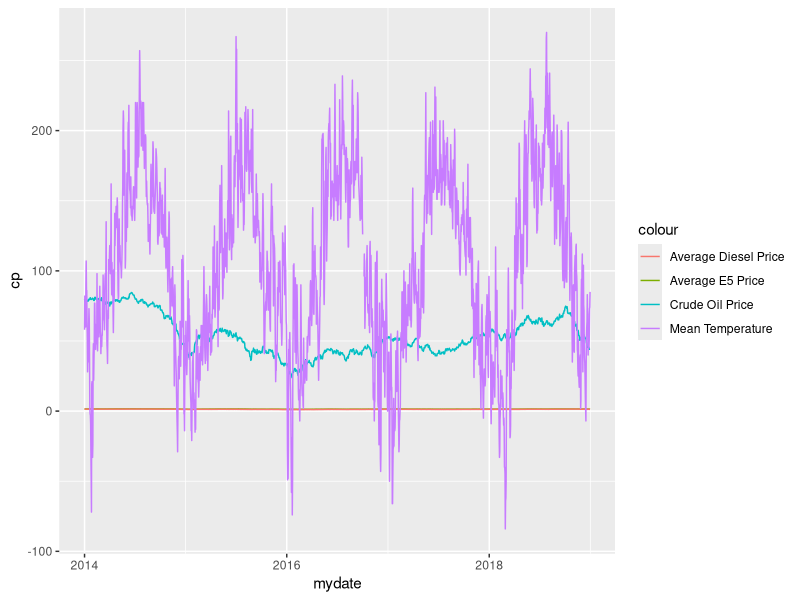
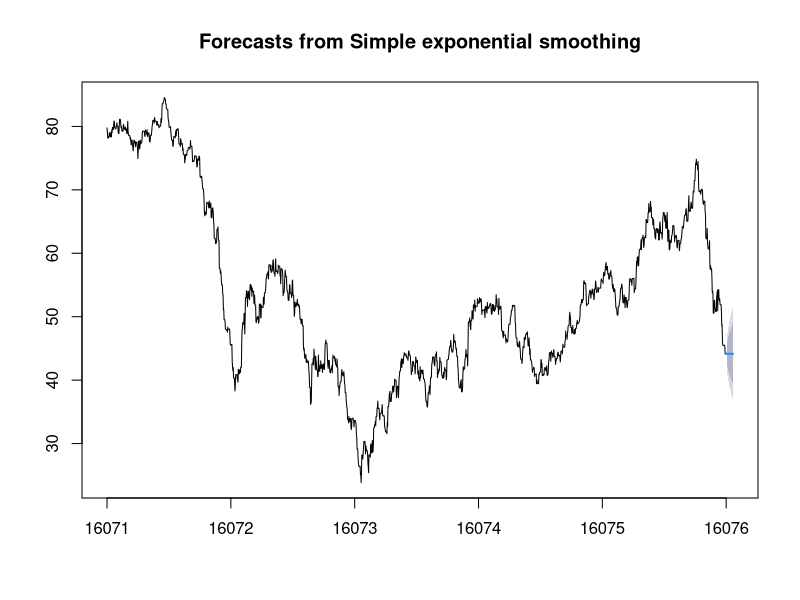

The R script that drew these images, in order: (Note: this script raises an error after producing the figures.)
# Omer Furkan Coban
# Forecasting Methods - Problem Set 4
# Gas Station Dataset
# WiSe 23/24

# Library Imports ----
library(ggplot2)
library(forecast)

# 1. Create a R script file and import the Station data. ----

gas_station <- read.csv("Datasets/station5108.csv")

# 2. Create  a  time  series  object  for  the  following  variables  crude  oil  prices(cp),
# average diesel prices(pd) and Mean temperature(tg). Note: use full sample! ----

# Converting date to an appropriate format.
gas_station$mydate <- as.Date(gas_station$mydate, format = "%d%b%Y")

ts_cp <- ts(gas_station$cp, start = c(min(gas_station$mydate)), frequency = 365)
ts_p <- ts(gas_station$p, start = c(min(gas_station$mydate)), frequency = 365)
ts_pd <- ts(gas_station$pd, start = c(min(gas_station$mydate)), frequency = 365)
ts_tg <- ts(gas_station$tg, start = c(min(gas_station$mydate)), frequency = 365)

# 3. Graph the above variables and explain with respect to the components of a time series. ----

gas_station <- gas_station[gas_station$pd != -9999.00, ] # Removed some outliers for more meaningful graph

ggplot(gas_station, aes(x = mydate)) +
  geom_line(aes(y = cp, color = "Crude Oil Price")) +
  geom_line(aes(y = p, color = "Average E5 Price")) +
  geom_line(aes(y = pd, color = "Average Diesel Price")) +
  geom_line(aes(y = tg, color = "Mean Temperature"))


# 4. Apply a simple exponential smoothing to the variables that satisfy the properties of SES. ----

# Assuming crude oil prices (cp) are suitable for SES
ses_cp <- ses(ts_cp, h = 20) # Example for crude oil prices

# 5. What is the optimal alpha level? ----

optimal_alpha <- ses_cp$model$par[["alpha"]]
optimal_alpha

# 6. Create 20 ahead forecast. ----

forecast_cp <- forecast(ses_cp, h = 20)
plot(forecast_cp)

# 7. Write the equation for each series ----
# SES
Y[t+1] = α * Y[t] + (1 - α) * Y[t-1]